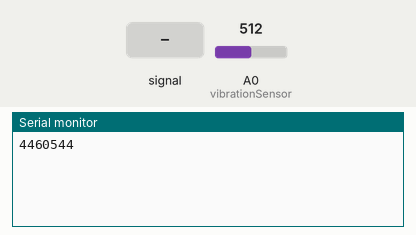
Simulated run of this sketch. Board: Arduino Uno, built with avr-gcc and run on an emulated ATmega328P. Parts: the last lines printed to the serial monitor. The test bench sets the inputs (shaded band); at power-on: A0 (vibrationSensor) = 512.

Above: at 1.2 s.
1.3 s: A0 (vibrationSensor) fed a 200 Hz sine of ±81 counts around its level
At 2.6 s:
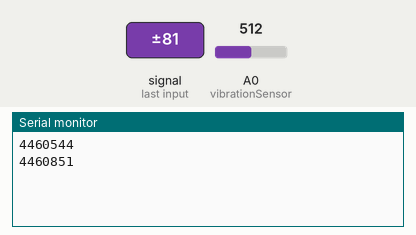
2.8 s: A0 (vibrationSensor) set to 716
At 3.5 s:
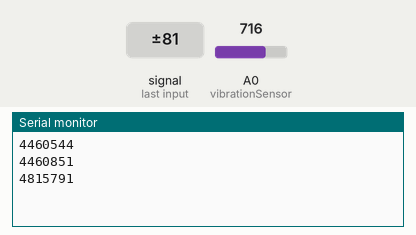
4.3 s: A0 (vibrationSensor) fed a 1000 Hz sine of ±255 counts around its level
At 5.6 s:
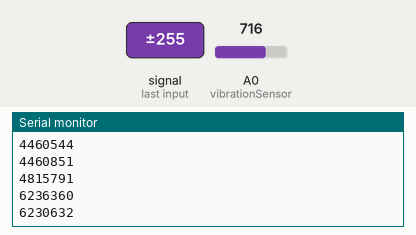
5.8 s: A0 (vibrationSensor) set to 900
At 6.8 s:
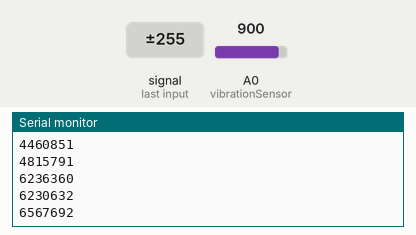
Timing chart, 0 to 8.3 s (numbered marks = the images above; inputs shaded):
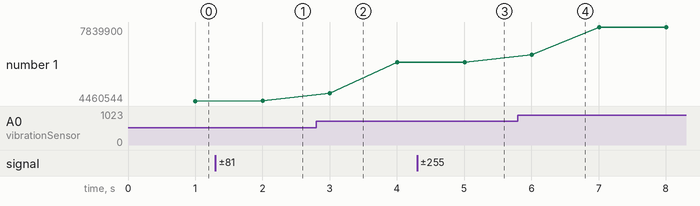

Measured:
- after the input at 1.3 s, the serial monitor: prints a new line after 0.70 s (image 1)
- after the input at 2.8 s, the serial monitor: prints a new line after 0.20 s (image 2)
- after the input at 4.3 s, the serial monitor: prints a new line after 0.71 s (image 3)
- after the input at 5.8 s, the serial monitor: prints a new line after 0.21 s (image 4)
- plotted number 1: 4460544 → 4460851 after the input at 1.3 s, 4460851 → 6236360 after the input at 2.8 s, 6236360 → 6230632 after the input at 4.3 s, 6230632 → 7839900 after the input at 5.8 s

The sketch:

Knock.ino
```cpp
unsigned long now = 0;
unsigned long report_interval = 1000;
unsigned long prev_report_t = 0;

const int vibrationSensor = A0; // the piezo is connected to analog pin 0

void setup() {
 Serial.begin(9600);       // use the serial port
}

static unsigned long vibrationSum = 0;
void loop() {
  int sensorReading = analogRead(vibrationSensor);
  vibrationSum = vibrationSum + sensorReading;
  now = millis();
  if (now-prev_report_t > report_interval) {
    Serial.println(vibrationSum);
    vibrationSum = 0;
    prev_report_t = now;
  }

}
```
